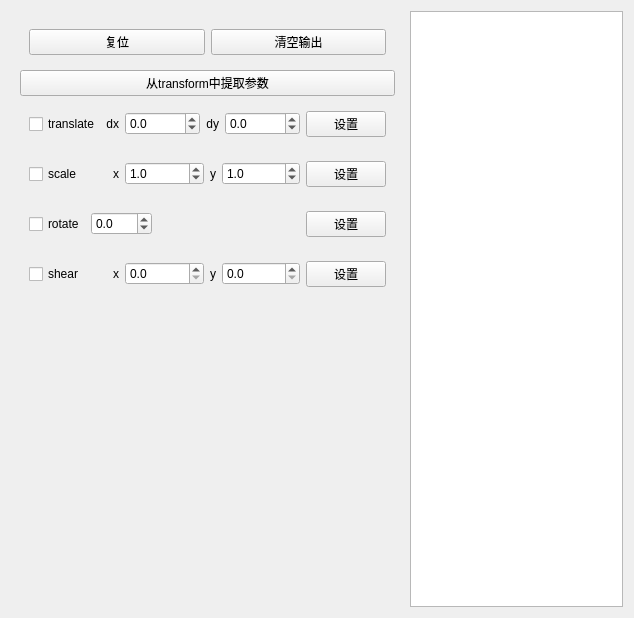
<?xml version="1.0" encoding="UTF-8"?>
<ui version="4.0">
 <class>Form</class>
 <widget class="QWidget" name="Form">
  <property name="geometry">
   <rect>
    <x>0</x>
    <y>0</y>
    <width>634</width>
    <height>618</height>
   </rect>
  </property>
  <property name="windowTitle">
   <string>Form</string>
  </property>
  <layout class="QHBoxLayout" name="horizontalLayout_4">
   <item>
    <widget class="QWidget" name="left" native="true">
     <layout class="QVBoxLayout" name="verticalLayout" stretch="0,0,0,0,0,0,0">
      <item>
       <widget class="QWidget" name="widget" native="true">
        <property name="sizePolicy">
         <sizepolicy hsizetype="Preferred" vsizetype="Fixed">
          <horstretch>0</horstretch>
          <verstretch>0</verstretch>
         </sizepolicy>
        </property>
        <layout class="QHBoxLayout" name="horizontalLayout_5">
         <item>
          <widget class="QPushButton" name="reset">
           <property name="text">
            <string>复位</string>
           </property>
          </widget>
         </item>
         <item>
          <widget class="QPushButton" name="clear">
           <property name="text">
            <string>清空输出</string>
           </property>
          </widget>
         </item>
        </layout>
       </widget>
      </item>
      <item>
       <widget class="QPushButton" name="parse">
        <property name="text">
         <string>从transform中提取参数</string>
        </property>
       </widget>
      </item>
      <item>
       <widget class="QWidget" name="translate" native="true">
        <property name="sizePolicy">
         <sizepolicy hsizetype="Preferred" vsizetype="Fixed">
          <horstretch>0</horstretch>
          <verstretch>0</verstretch>
         </sizepolicy>
        </property>
        <layout class="QHBoxLayout" name="horizontalLayout">
         <item>
          <widget class="QCheckBox" name="transCheck">
           <property name="text">
            <string>translate</string>
           </property>
           <property name="checkable">
            <bool>false</bool>
           </property>
          </widget>
         </item>
         <item>
          <widget class="QLabel" name="label">
           <property name="text">
            <string>dx</string>
           </property>
           <property name="alignment">
            <set>Qt::AlignRight|Qt::AlignTrailing|Qt::AlignVCenter</set>
           </property>
          </widget>
         </item>
         <item>
          <widget class="QDoubleSpinBox" name="dx">
           <property name="decimals">
            <number>1</number>
           </property>
           <property name="minimum">
            <double>-10000.000000000000000</double>
           </property>
           <property name="maximum">
            <double>10000.000000000000000</double>
           </property>
          </widget>
         </item>
         <item>
          <widget class="QLabel" name="label_2">
           <property name="text">
            <string>dy</string>
           </property>
           <property name="alignment">
            <set>Qt::AlignRight|Qt::AlignTrailing|Qt::AlignVCenter</set>
           </property>
          </widget>
         </item>
         <item>
          <widget class="QDoubleSpinBox" name="dy">
           <property name="decimals">
            <number>1</number>
           </property>
           <property name="minimum">
            <double>-10000.000000000000000</double>
           </property>
           <property name="maximum">
            <double>10000.000000000000000</double>
           </property>
          </widget>
         </item>
         <item>
          <widget class="QPushButton" name="setTranslate">
           <property name="text">
            <string>设置</string>
           </property>
          </widget>
         </item>
        </layout>
       </widget>
      </item>
      <item>
       <widget class="QWidget" name="scale" native="true">
        <property name="sizePolicy">
         <sizepolicy hsizetype="Preferred" vsizetype="Fixed">
          <horstretch>0</horstretch>
          <verstretch>0</verstretch>
         </sizepolicy>
        </property>
        <layout class="QHBoxLayout" name="horizontalLayout_2">
         <item>
          <widget class="QCheckBox" name="scaleCheck">
           <property name="sizePolicy">
            <sizepolicy hsizetype="Preferred" vsizetype="Fixed">
             <horstretch>0</horstretch>
             <verstretch>0</verstretch>
            </sizepolicy>
           </property>
           <property name="text">
            <string>scale</string>
           </property>
           <property name="checkable">
            <bool>false</bool>
           </property>
          </widget>
         </item>
         <item>
          <widget class="QLabel" name="label_3">
           <property name="sizePolicy">
            <sizepolicy hsizetype="Fixed" vsizetype="Preferred">
             <horstretch>0</horstretch>
             <verstretch>0</verstretch>
            </sizepolicy>
           </property>
           <property name="text">
            <string>x</string>
           </property>
           <property name="alignment">
            <set>Qt::AlignRight|Qt::AlignTrailing|Qt::AlignVCenter</set>
           </property>
          </widget>
         </item>
         <item>
          <widget class="QDoubleSpinBox" name="scaleX">
           <property name="decimals">
            <number>1</number>
           </property>
           <property name="minimum">
            <double>-10000.000000000000000</double>
           </property>
           <property name="maximum">
            <double>10000.000000000000000</double>
           </property>
           <property name="value">
            <double>1.000000000000000</double>
           </property>
          </widget>
         </item>
         <item>
          <widget class="QLabel" name="label_4">
           <property name="sizePolicy">
            <sizepolicy hsizetype="Fixed" vsizetype="Preferred">
             <horstretch>0</horstretch>
             <verstretch>0</verstretch>
            </sizepolicy>
           </property>
           <property name="text">
            <string>y</string>
           </property>
           <property name="alignment">
            <set>Qt::AlignRight|Qt::AlignTrailing|Qt::AlignVCenter</set>
           </property>
          </widget>
         </item>
         <item>
          <widget class="QDoubleSpinBox" name="scaleY">
           <property name="decimals">
            <number>1</number>
           </property>
           <property name="minimum">
            <double>-10000.000000000000000</double>
           </property>
           <property name="maximum">
            <double>10000.000000000000000</double>
           </property>
           <property name="value">
            <double>1.000000000000000</double>
           </property>
          </widget>
         </item>
         <item>
          <widget class="QPushButton" name="setScale">
           <property name="text">
            <string>设置</string>
           </property>
          </widget>
         </item>
        </layout>
       </widget>
      </item>
      <item>
       <widget class="QWidget" name="rotate" native="true">
        <property name="sizePolicy">
         <sizepolicy hsizetype="Preferred" vsizetype="Fixed">
          <horstretch>0</horstretch>
          <verstretch>0</verstretch>
         </sizepolicy>
        </property>
        <layout class="QHBoxLayout" name="horizontalLayout_3">
         <item>
          <widget class="QCheckBox" name="rotateCheck">
           <property name="sizePolicy">
            <sizepolicy hsizetype="Preferred" vsizetype="Fixed">
             <horstretch>0</horstretch>
             <verstretch>0</verstretch>
            </sizepolicy>
           </property>
           <property name="text">
            <string>rotate</string>
           </property>
           <property name="checkable">
            <bool>false</bool>
           </property>
          </widget>
         </item>
         <item>
          <widget class="QDoubleSpinBox" name="rotateValue">
           <property name="sizePolicy">
            <sizepolicy hsizetype="Minimum" vsizetype="Fixed">
             <horstretch>0</horstretch>
             <verstretch>0</verstretch>
            </sizepolicy>
           </property>
           <property name="decimals">
            <number>1</number>
           </property>
           <property name="minimum">
            <double>-360.000000000000000</double>
           </property>
           <property name="maximum">
            <double>360.000000000000000</double>
           </property>
          </widget>
         </item>
         <item>
          <spacer name="horizontalSpacer">
           <property name="orientation">
            <enum>Qt::Horizontal</enum>
           </property>
           <property name="sizeHint" stdset="0">
            <size>
             <width>30</width>
             <height>20</height>
            </size>
           </property>
          </spacer>
         </item>
         <item>
          <widget class="QPushButton" name="setRotate">
           <property name="text">
            <string>设置</string>
           </property>
          </widget>
         </item>
        </layout>
       </widget>
      </item>
      <item>
       <widget class="QWidget" name="widget_2" native="true">
        <property name="sizePolicy">
         <sizepolicy hsizetype="Preferred" vsizetype="Fixed">
          <horstretch>0</horstretch>
          <verstretch>0</verstretch>
         </sizepolicy>
        </property>
        <layout class="QHBoxLayout" name="horizontalLayout_6">
         <item>
          <widget class="QCheckBox" name="shearCheck">
           <property name="sizePolicy">
            <sizepolicy hsizetype="Preferred" vsizetype="Fixed">
             <horstretch>0</horstretch>
             <verstretch>0</verstretch>
            </sizepolicy>
           </property>
           <property name="text">
            <string>shear</string>
           </property>
           <property name="checkable">
            <bool>false</bool>
           </property>
          </widget>
         </item>
         <item>
          <widget class="QLabel" name="label_5">
           <property name="sizePolicy">
            <sizepolicy hsizetype="Fixed" vsizetype="Preferred">
             <horstretch>0</horstretch>
             <verstretch>0</verstretch>
            </sizepolicy>
           </property>
           <property name="text">
            <string>x</string>
           </property>
           <property name="alignment">
            <set>Qt::AlignRight|Qt::AlignTrailing|Qt::AlignVCenter</set>
           </property>
          </widget>
         </item>
         <item>
          <widget class="QDoubleSpinBox" name="shearX">
           <property name="decimals">
            <number>1</number>
           </property>
          </widget>
         </item>
         <item>
          <widget class="QLabel" name="label_6">
           <property name="sizePolicy">
            <sizepolicy hsizetype="Fixed" vsizetype="Preferred">
             <horstretch>0</horstretch>
             <verstretch>0</verstretch>
            </sizepolicy>
           </property>
           <property name="text">
            <string>y</string>
           </property>
           <property name="alignment">
            <set>Qt::AlignRight|Qt::AlignTrailing|Qt::AlignVCenter</set>
           </property>
          </widget>
         </item>
         <item>
          <widget class="QDoubleSpinBox" name="shearY">
           <property name="decimals">
            <number>1</number>
           </property>
          </widget>
         </item>
         <item>
          <widget class="QPushButton" name="setShear">
           <property name="text">
            <string>设置</string>
           </property>
          </widget>
         </item>
        </layout>
       </widget>
      </item>
      <item>
       <widget class="DemoWidget" name="demo" native="true">
        <property name="sizePolicy">
         <sizepolicy hsizetype="Expanding" vsizetype="Expanding">
          <horstretch>0</horstretch>
          <verstretch>0</verstretch>
         </sizepolicy>
        </property>
       </widget>
      </item>
     </layout>
    </widget>
   </item>
   <item>
    <widget class="QTextEdit" name="result"/>
   </item>
  </layout>
 </widget>
 <customwidgets>
  <customwidget>
   <class>DemoWidget</class>
   <extends>QWidget</extends>
   <header>demowidget.h</header>
   <container>1</container>
  </customwidget>
 </customwidgets>
 <resources/>
 <connections/>
</ui>
